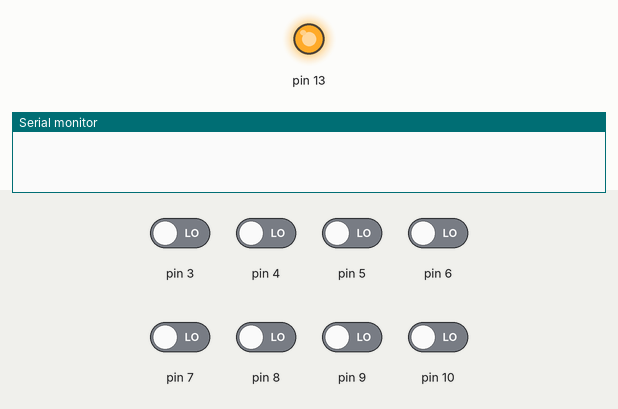
Bench run of a sketch on a simulated Arduino Uno, built with avr-gcc and run on an emulated ATmega328P. On the bench: output pins drawn as LEDs (lit = HIGH), the last lines printed to the serial monitor. Inputs (shaded band) come from the test bench; at power-on: pin 3–10 LOW.

Above: at 0.6 s.
At 12.7 s:
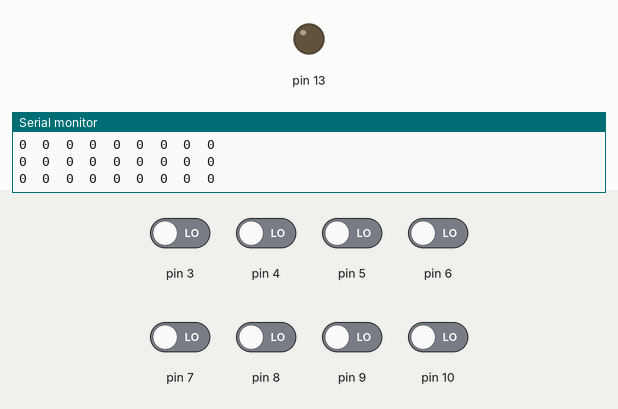
12.8 s: pin 3 driven HIGH
15.8 s: pin 4 driven HIGH
18.8 s: pin 3 driven LOW
21.8 s: pin 5 driven HIGH
24.8 s: pin 3 driven HIGH and pin 4 driven LOW
27.8 s: pin 4 driven HIGH and pin 5 driven LOW
Timing chart, 0 to 30.8 s (numbered marks = the images above; inputs shaded):
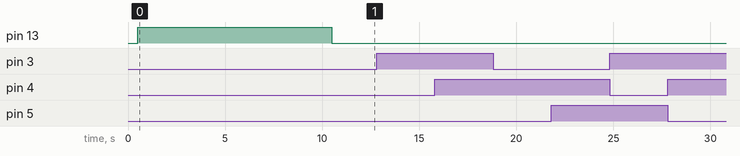

The sketch:

QTRRCExample.ino
```cpp
#include <QTRSensors.h>

// This example is designed for use with eight QTR-1RC sensors or the eight sensors of a
// QTR-8RC module.  These reflectance sensors should be connected to digital inputs 3 to 10.
// The QTR-8RC's emitter control pin (LEDON) can optionally be connected to digital pin 2,
// or you can leave it disconnected and change the EMITTER_PIN #define below from 2 to
// QTR_NO_EMITTER_PIN.

// The setup phase of this example calibrates the sensor for ten seconds and turns on
// the LED built in to the Arduino on pin 13 while calibration is going on.
// During this phase, you should expose each reflectance sensor to the lightest and
// darkest readings they will encounter.
// For example, if you are making a line follower, you should slide the sensors across the
// line during the calibration phase so that each sensor can get a reading of how dark the
// line is and how light the ground is.  Improper calibration will result in poor readings.
// If you want to skip the calibration phase, you can get the raw sensor readings
// (pulse times from 0 to 2500 us) by calling qtrrc.read(sensorValues) instead of
// qtrrc.readLine(sensorValues).

// The main loop of the example reads the calibrated sensor values and uses them to
// estimate the position of a line.  You can test this by taping a piece of 3/4" black
// electrical tape to a piece of white paper and sliding the sensor across it.  It
// prints the sensor values to the serial monitor as numbers from 0 (maximum reflectance)
// to 1000 (minimum reflectance) followed by the estimated location of the line as a number
// from 0 to 5000.  1000 means the line is directly under sensor 1, 2000 means directly
// under sensor 2, etc.  0 means the line is directly under sensor 0 or was last seen by
// sensor 0 before being lost.  5000 means the line is directly under sensor 5 or was
// last seen by sensor 5 before being lost.


#define NUM_SENSORS   8     // number of sensors used
#define TIMEOUT       2500  // waits for 2500 microseconds for sensor outputs to go low
#define EMITTER_PIN   2     // emitter is controlled by digital pin 2

// sensors 0 through 7 are connected to digital pins 3 through 10, respectively
QTRSensorsRC qtrrc((unsigned char[]) {3, 4, 5, 6, 7, 8, 9, 10},
  NUM_SENSORS, TIMEOUT, EMITTER_PIN);
unsigned int sensorValues[NUM_SENSORS];


void setup()
{
  delay(500);
  pinMode(13, OUTPUT);
  digitalWrite(13, HIGH);    // turn on Arduino's LED to indicate we are in calibration mode
  for (int i = 0; i < 400; i++)  // make the calibration take about 10 seconds
  {
    qtrrc.calibrate();       // reads all sensors 10 times at 2500 us per read (i.e. ~25 ms per call)
  }
  digitalWrite(13, LOW);     // turn off Arduino's LED to indicate we are through with calibration

  // print the calibration minimum values measured when emitters were on
  Serial.begin(9600);
  for (int i = 0; i < NUM_SENSORS; i++)
  {
    Serial.print(qtrrc.calibratedMinimumOn[i]);
    Serial.print(' ');
  }
  Serial.println();

  // print the calibration maximum values measured when emitters were on
  for (int i = 0; i < NUM_SENSORS; i++)
  {
    Serial.print(qtrrc.calibratedMaximumOn[i]);
    Serial.print(' ');
  }
  Serial.println();
  Serial.println();
  delay(1000);
}


void loop()
{
  // read calibrated sensor values and obtain a measure of the line position from 0 to 5000
  // To get raw sensor values, call:
  //  qtrrc.read(sensorValues); instead of unsigned int position = qtrrc.readLine(sensorValues);
  unsigned int position = qtrrc.readLine(sensorValues);

  // print the sensor values as numbers from 0 to 1000, where 0 means maximum reflectance and
  // 1000 means minimum reflectance, followed by the line position
  for (unsigned char i = 0; i < NUM_SENSORS; i++)
  {
    Serial.print(sensorValues[i]);
    Serial.print('\t');
  }
  //Serial.println(); // uncomment this line if you are using raw values
  Serial.println(position); // comment this line out if you are using raw values

  delay(50);
}
```
